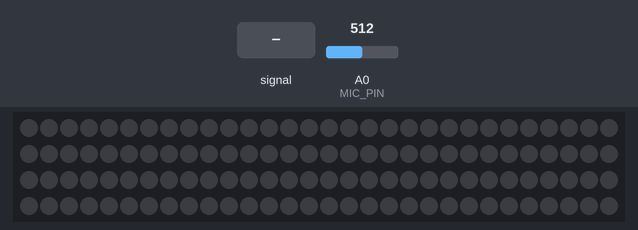
A sketch run on a simulated Arduino Uno, built with avr-gcc and run on an emulated ATmega328P. Shown: 120 RGB LEDs in strip order, left to right, continuing on the next row. The inputs (shaded band) are chosen by the test bench; at power-on: A0 (MIC_PIN) = 512. Dim RGB values are drawn brighter than linear; random numbers use the default seed unless the sketch sets one.

Above: at 1.2 s.
1.3 s: A0 (MIC_PIN) fed a 200 Hz sine of ±81 counts around its level
At 2.05 s:
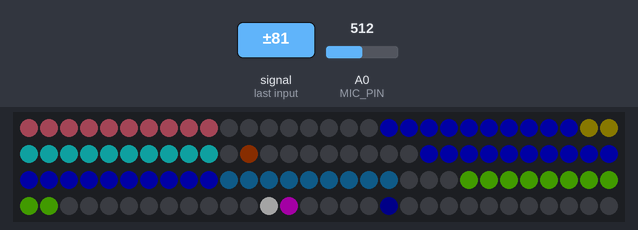
4.0 s: A0 (MIC_PIN) fed a 50 Hz sine of ±306 counts around its level
At 4.76 s:
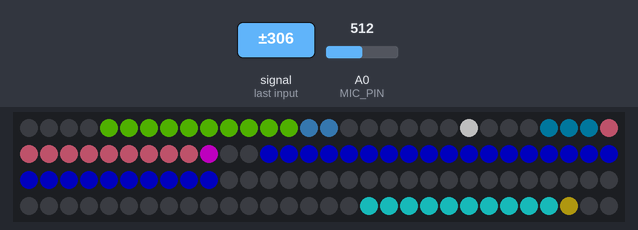
6.7 s: A0 (MIC_PIN) set to 306
At 6.79 s:
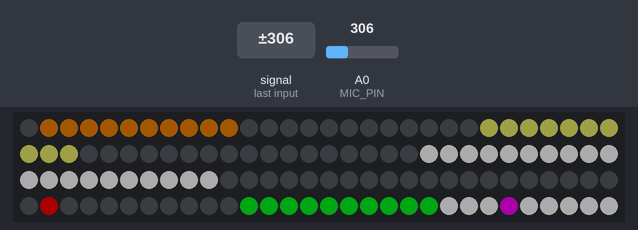
8.3 s: A0 (MIC_PIN) fed a 1000 Hz sine of ±255 counts around its level
At 8.47 s:
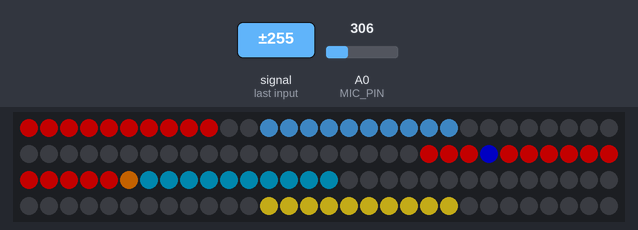
11.3 s: A0 (MIC_PIN) set to 716
At 11.42 s:
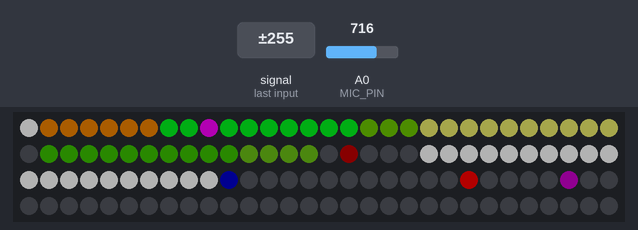
Timing chart, 0 to 14.0 s (numbered marks = the images above; inputs shaded):
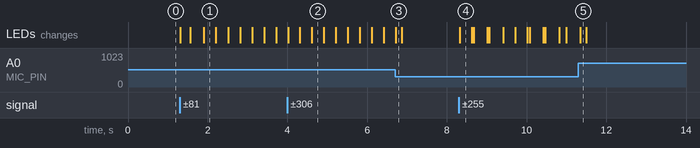

Measured:
- after the input at 1.3 s, the LEDs: first change at once (image 1 shows a later state)
- after the input at 8.3 s, the LEDs: change at once (image 4)

The sketch:

beat.ino.ino
```cpp
#include <FastLED.h>

// Hardware Configuration
#define LED_PIN     6
#define MIC_PIN     A0
#define NUM_LEDS    120
#define SAMPLE_WINDOW 20   // ms for audio sampling

CRGB leds[NUM_LEDS];

// 10-Color Palette (16 colors required for CRGBPalette16)
const CRGBPalette16 palette = CRGBPalette16(
  // Primary 10 colors
  CRGB(255, 0, 0),    // Red
  CRGB(0, 255, 0),    // Green
  CRGB(0, 0, 255),    // Blue
  CRGB(255, 255, 0),  // Yellow
  CRGB(255, 0, 255),  // Magenta
  CRGB(0, 255, 255),  // Cyan
  CRGB(255, 128, 0),  // Orange
  CRGB(128, 0, 255),  // Purple
  CRGB(255, 255, 255),// White
  CRGB(128, 255, 0),  // Lime

  // Additional 6 colors (repeats from start)
  CRGB(255, 0, 0),    // Red
  CRGB(0, 255, 0),    // Green
  CRGB(0, 0, 255),    // Blue
  CRGB(255, 255, 0),  // Yellow
  CRGB(255, 0, 255),  // Magenta
  CRGB(0, 255, 255)   // Cyan
);

// Beat detection variables
unsigned long lastSample = 0;
int baseline = 512;      // ADC center point (2.5V)
int threshold = 80;      // Variable threshold (was #define)
float avgEnvelope = 80;  // Initialize average

void setup() {
  FastLED.addLeds<NEOPIXEL, LED_PIN>(leds, NUM_LEDS);
  FastLED.setBrightness(100);
  Serial.begin(115200);
}

void loop() {
  // 1. Read microphone and detect beats
  int micValue = analogRead(MIC_PIN);
  int envelope = abs(micValue - baseline);

  if (millis() - lastSample > SAMPLE_WINDOW) {
    lastSample = millis();

    // 2. Update dynamic threshold
    avgEnvelope = 0.7 * avgEnvelope + 0.3 * envelope;
    threshold = avgEnvelope * 1.5;  // Now works with variable

    // 3. Trigger effect on beat
    if (envelope > threshold) {
      visualizeBeat();
    }
  }

  // 4. Baseline tracking (DC offset)
  baseline = 0.999 * baseline + 0.001 * micValue;

  // 5. Fade all LEDs for trailing effect
  fadeToBlackBy(leds, NUM_LEDS, 25);
  FastLED.show();
}

// Visualization effects on beat detection
void visualizeBeat() {
  static uint8_t colorIndex = 0;

  // Effect 1: Center pulse
  fill_solid(leds + 50, 20, ColorFromPalette(palette, colorIndex));

  // Effect 2: Moving bars
  for (int i = 0; i < 4; i++) {
    int pos = beatsin16(20 + i * 5, 0, NUM_LEDS - 10);
    fill_solid(leds + pos, 10, ColorFromPalette(palette, colorIndex + i * 25));
  }

  // Effect 3: Peripheral sparks
  leds[random16(NUM_LEDS)] = ColorFromPalette(palette, colorIndex + 128);
  leds[random16(NUM_LEDS)] = ColorFromPalette(palette, colorIndex + 192);

  colorIndex += 32;  // Cycle through palette
}
```
